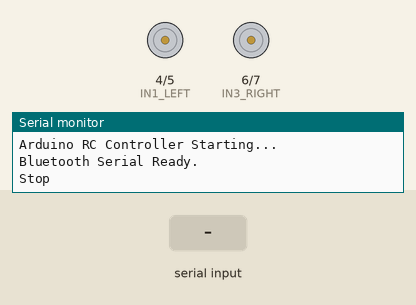
Simulated run of this sketch. Board: Arduino Uno, built with avr-gcc and run on an emulated ATmega328P. On the bench: motor-driver pin pairs drawn as motors (green arrow = first pin HIGH = forward, orange = second pin HIGH = backward, longer = more drive), the last lines printed to the serial monitor. The inputs (shaded band) are chosen by the test bench.

Above: at 1.2 s.
1.3 s: "F" received over the second serial link
At 2.5 s:
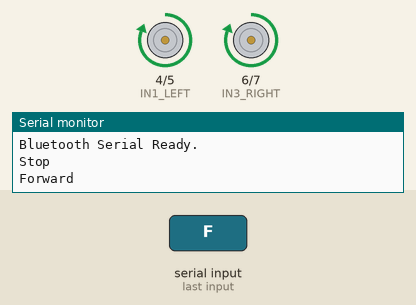
2.8 s: "B" received over the second serial link
At 3.7 s:
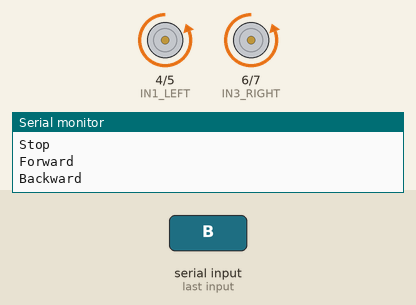
4.3 s: "L" received over the second serial link
At 4.8 s:
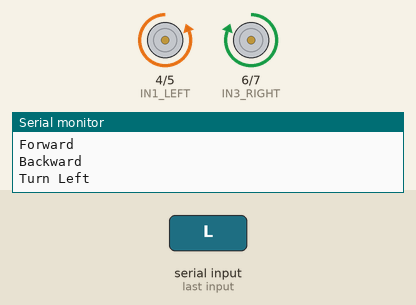
5.8 s: "R" received over the second serial link
At 7.0 s:
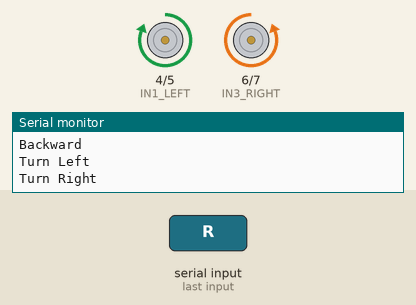
7.3 s: "S" received over the second serial link
At 8.4 s:
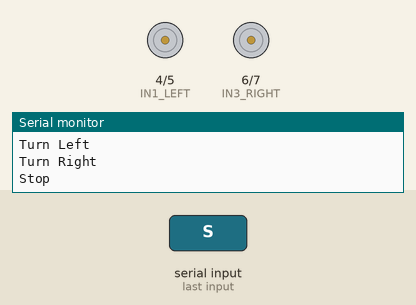
Timing chart, 0 to 9.8 s (numbered marks = the images above; inputs shaded):
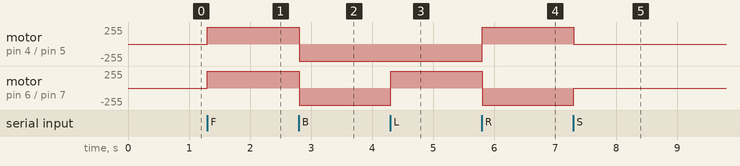

The sketch:

car.ino
```cpp
// ----------------------------------------------------------------------------------
// Arduino UNO Sketch: Bluetooth RC Car Controller (Test Platform)
// This code controls a 4WD chassis using an L298N motor driver and HC-05/HC-06 Bluetooth module.
// ----------------------------------------------------------------------------------

#include <SoftwareSerial.h>

// --- 1. MOTOR DRIVER PIN DEFINITIONS (L298N) ---
// Left Motor Group (Motors on one side)
const int IN1_LEFT = 4; // L298N Input 1 (Motor A)
const int IN2_LEFT = 5; // L298N Input 2 (Motor A)

// Right Motor Group (Motors on the other side)
const int IN3_RIGHT = 6; // L298N Input 3 (Motor B)
const int IN4_RIGHT = 7; // L298N Input 4 (Motor B)

// Note: ENA and ENB (Speed Control) are left HIGH for full speed during testing.

// --- 2. BLUETOOTH PIN DEFINITIONS (HC-05/HC-06) ---
// Using Digital Pins 10 and 11 for Software Serial to keep D0/D1 free.
const int BT_RX_PIN = 10; // Connects to HC-05 TX
const int BT_TX_PIN = 11; // Connects to HC-05 RX (Needs level shifting if 5V)
const long BT_BAUD = 9600;

SoftwareSerial bluetoothSerial(BT_RX_PIN, BT_TX_PIN); // RX, TX

char incomingCommand = 'S'; // Default state is Stop
char lastCommand = ' '; // New variable to track the last executed command

// ----------------------------------------------------------------------------------
// MOTOR CONTROL FUNCTIONS
// ----------------------------------------------------------------------------------

// (All motor control functions remain the same, but Serial.println is moved)

void moveForward() {
    digitalWrite(IN1_LEFT, HIGH);
    digitalWrite(IN2_LEFT, LOW);
    digitalWrite(IN3_RIGHT, HIGH);
    digitalWrite(IN4_RIGHT, LOW);
}

void moveBackward() {
    digitalWrite(IN1_LEFT, LOW);
    digitalWrite(IN2_LEFT, HIGH);
    digitalWrite(IN3_RIGHT, LOW);
    digitalWrite(IN4_RIGHT, HIGH);
}

void turnLeft() {
    digitalWrite(IN1_LEFT, LOW);
    digitalWrite(IN2_LEFT, HIGH);
    digitalWrite(IN3_RIGHT, HIGH);
    digitalWrite(IN4_RIGHT, LOW);
}

void turnRight() {
    digitalWrite(IN1_LEFT, HIGH);
    digitalWrite(IN2_LEFT, LOW);
    digitalWrite(IN3_RIGHT, LOW);
    digitalWrite(IN4_RIGHT, HIGH);
}

void stopCar() {
    digitalWrite(IN1_LEFT, LOW);
    digitalWrite(IN2_LEFT, LOW);
    digitalWrite(IN3_RIGHT, LOW);
    digitalWrite(IN4_RIGHT, LOW);
}

// ----------------------------------------------------------------------------------
// SETUP
// ----------------------------------------------------------------------------------

void setup() {
    // Initialize standard serial communication for debugging via USB
    Serial.begin(115200);
    Serial.println("Arduino RC Controller Starting...");

    // Initialize the Software Serial port for Bluetooth communication
    bluetoothSerial.begin(BT_BAUD);
    Serial.println("Bluetooth Serial Ready.");

    // Set motor control pins as outputs
    pinMode(IN1_LEFT, OUTPUT);
    pinMode(IN2_LEFT, OUTPUT);
    pinMode(IN3_RIGHT, OUTPUT);
    pinMode(IN4_RIGHT, OUTPUT);

    // Ensure all motors are initially stopped
    stopCar();
}

// ----------------------------------------------------------------------------------
// MAIN LOOP
// ----------------------------------------------------------------------------------

void loop() {
    // 1. Check if a command is available from the Bluetooth module
    if (bluetoothSerial.available() > 0) {
        incomingCommand = bluetoothSerial.read();
    }

    // 2. Execute the action based on the last received command
    switch (incomingCommand) {
        case 'F':
            moveForward();
            if (lastCommand != 'F') Serial.println("Forward"); // Print only when movement changes
            break;
        case 'B':
            moveBackward();
            if (lastCommand != 'B') Serial.println("Backward");
            break;
        case 'L':
            turnLeft();
            if (lastCommand != 'L') Serial.println("Turn Left");
            break;
        case 'R':
            turnRight();
            if (lastCommand != 'R') Serial.println("Turn Right");
            break;
        case 'S':
            stopCar();
            if (lastCommand != 'S') Serial.println("Stop");
            break;
    }

    // 3. Update the last command executed
    // We only update lastCommand if we received a valid command (F, B, L, R, S)
    if (incomingCommand == 'F' || incomingCommand == 'B' || incomingCommand == 'L' ||
        incomingCommand == 'R' || incomingCommand == 'S') {
        lastCommand = incomingCommand;
    }

    // Small delay to keep loop running smoothly
    delay(50);
}
```

Measured:
- after the input at 1.3 s, motor on pin 4 (IN1_LEFT) / pin 5 (IN2_LEFT), motor on pin 6 (IN3_RIGHT) / pin 7 (IN4_RIGHT): stopped → forward 255/255 at once
- after the input at 2.8 s, motor on pin 4 (IN1_LEFT) / pin 5 (IN2_LEFT), motor on pin 6 (IN3_RIGHT) / pin 7 (IN4_RIGHT): forward 255/255 → backward 255/255 at once
- after the input at 4.3 s, motor on pin 6 (IN3_RIGHT) / pin 7 (IN4_RIGHT): backward 255/255 → forward 255/255 at once
- after the input at 5.8 s, motor on pin 4 (IN1_LEFT) / pin 5 (IN2_LEFT): backward 255/255 → forward 255/255 at once; motor on pin 6 (IN3_RIGHT) / pin 7 (IN4_RIGHT): forward 255/255 → backward 255/255 at once
- after the input at 7.3 s, motor on pin 4 (IN1_LEFT) / pin 5 (IN2_LEFT): forward 255/255 → stopped at once; motor on pin 6 (IN3_RIGHT) / pin 7 (IN4_RIGHT): backward 255/255 → stopped at once
